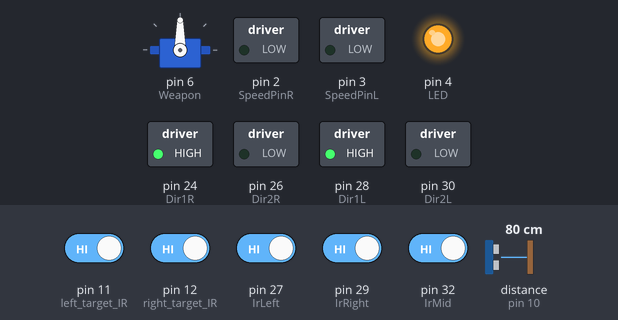
Bench run of a sketch on a simulated Arduino Mega 2560, built with avr-gcc and run on an emulated ATmega2560. Parts: servo, switched loads named in the sketch (green lamp = pin HIGH), output pins drawn as LEDs (lit = HIGH). Dashed ring = blinking. The test bench sets the inputs (shaded band); at power-on: pin 11 (left_target_IR), pin 12 (right_target_IR), pin 27 (IrLeft), pin 29 (IrRight), pin 32 (IrMid) HIGH, distance to the obstacle (sensor on pin 10) 80 cm. The echo pulse lasts 58.3 µs per cm; random numbers use the default seed unless the sketch sets one; pins used as bus, display or sensor lines are not drawn; what the sketch prints to the serial monitor is not drawn.

Above: at 4.2 s.
4.3 s: distance to the obstacle (sensor on pin 10) set to 12 cm
18.3 s: distance to the obstacle (sensor on pin 10) set to 9 cm
29.6 s: pin 29 (IrRight) driven LOW
At 34.2 s:
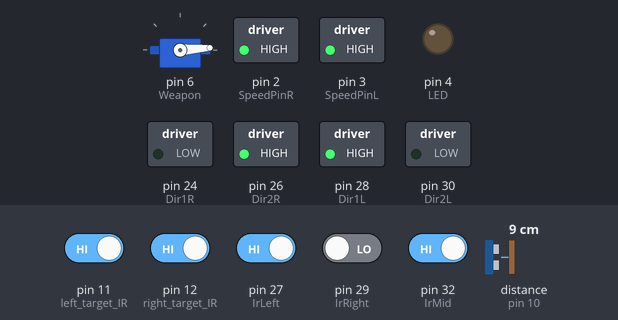
40.9 s: pin 27 (IrLeft) driven LOW
At 42.1 s:
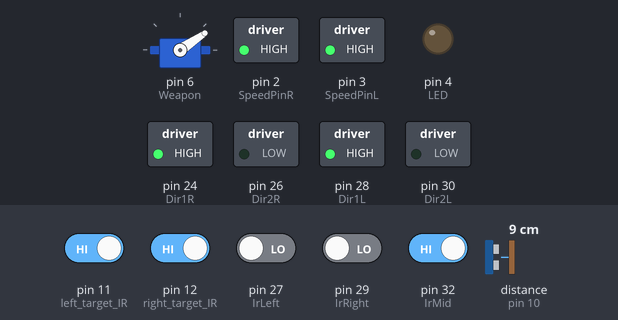
52.2 s: distance to the obstacle (sensor on pin 10) set to 120 cm
At 52.9 s:
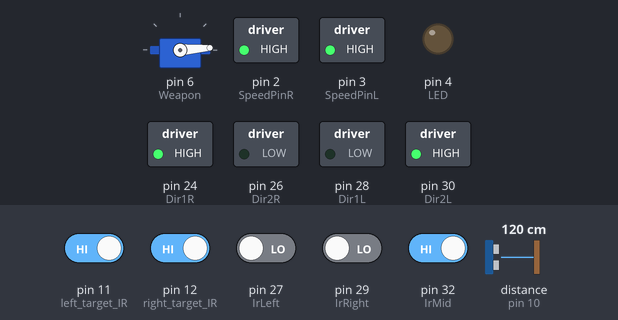
63.5 s: pin 29 (IrRight) driven HIGH
At 64.7 s:
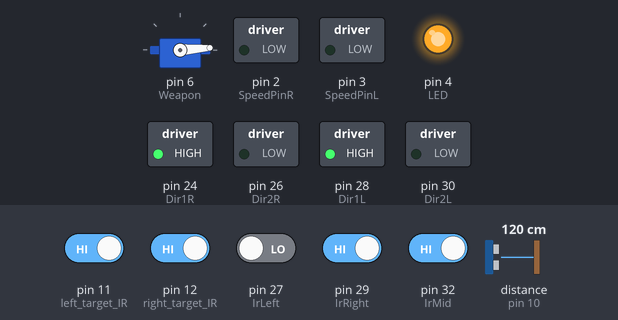
Timing chart, 0 to 66.5 s (numbered marks = the images above; inputs shaded):
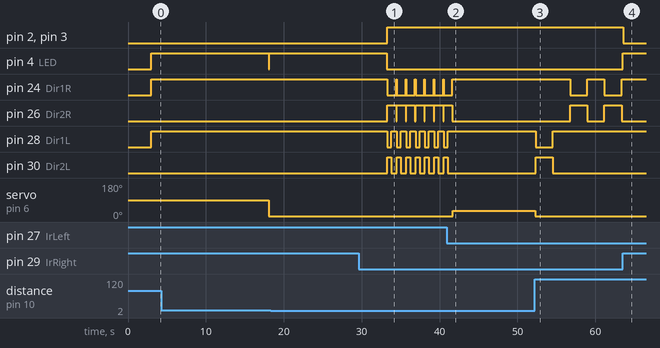

The sketch:

battlebot_comp2.ino
```cpp
//initialize Ultrasonic sensor

#include <Servo.h>
const int trigPin = 9;
const int echoPin = 10;
float duration, distance;
int Var;
int CheckTime;
int CurTime;
double track_width;
double wheel_circumference;
int max_rpm = 100;
int weaponMap;


Servo Weapon;
int myServoRight;

//initialize drive motors
const int SpeedPinR = 2;
const int SpeedPinL = 3;
const int Dir1R = 24;
const int Dir2R = 26;
const int Dir1L = 28;
const int Dir2L = 30;
const int LED = 4;

const int left_target_IR =11;
const int right_target_IR = 12;

//initialize IR sensors
const int IrRight = 29;  // Right side line detection
const int IrLeft = 27;   //Left side line detection
const int IrMid = 32;
// Mid line detection

//timers
uint32_t hstimer =0;
uint32_t watchDogTimer =0;
uint32_t leftIRTimer = 3005;
uint32_t midIRTimer = 3005;
uint32_t rightIRTimer = 3005;
uint32_t timer = 0;

float randInt = 0;
int counter = 0;

//deltat macro
#define DELTAT(_nowtime, _thentime) ((_thentime > _nowtime) ? ((0xffffffff - _thentime) + _nowtime) : (_nowtime - _thentime))


void setup() {
  pinMode(IrRight, INPUT);
  pinMode(IrLeft, INPUT);
  pinMode(IrMid, INPUT);
  pinMode(SpeedPinR, OUTPUT);
  pinMode(Dir1R, OUTPUT);
  pinMode(Dir2R, OUTPUT);
  pinMode(SpeedPinL, OUTPUT);
  pinMode(Dir1L, OUTPUT);
  pinMode(Dir2L, OUTPUT);
  pinMode(trigPin, OUTPUT);
  pinMode(echoPin, INPUT);
  pinMode(LED,OUTPUT);

  pinMode(left_target_IR, INPUT);
  pinMode(right_target_IR,INPUT);

  double track_width = 0.3; //m
  double wheel_circumference = 0.2042039120408256;  //m
  Weapon.attach(6);
  Serial.begin(9600);
  delay(3000);
}

void loop() {
  // 1 => line detected
  uint32_t nowtime = millis();
  bool IrArray[3] = {digitalRead(IrLeft), digitalRead(IrMid), digitalRead(IrRight)};
  //start shutoff timer:
  //start IR value timers

  if (IrArray[1] == 1){

    leftIRTimer = millis();
    }
  if (IrArray[2] == 1){
    midIRTimer = millis();
    }
  if (IrArray[3] == 1){
    rightIRTimer = millis();
    }

  if (DELTAT(nowtime,leftIRTimer) < 3000 && DELTAT(nowtime, midIRTimer) < 3000 && DELTAT(nowtime, rightIRTimer) < 3000)
      {
        // light LED and buzz

        //while loop to shutoff motor

        Serial.println("watchdog triggered");
        digitalWrite(LED, HIGH);
        timer = millis();
        while (true){
          if (DELTAT(timer, nowtime) > 15000){
            Serial.println("watchdog ended");
            break;
            }
          cmdvel(0,0);
          timer = millis();

          }
         digitalWrite(LED, LOW);


      }
      // if no line has been detected in last 10 sec, shutdown
      /*
  if (DELTAT(nowtime,leftIRTimer) > 10000 && DELTAT(nowtime, midIRTimer) > 10000 && DELTAT(nowtime, rightIRTimer) > 3000)
      {
        // light LED and buzz

        //while loop to shutoff motor

        Serial.println("watchdog triggered");
        digitalWrite(LED, HIGH);
        timer = millis();
        while (true){
          if (DELTAT(timer, nowtime) > 30000){
            Serial.println("watchdog ended");
            break;
            }
          cmdvel(0,0);
          timer = millis();

          }
         digitalWrite(LED, LOW);


      }

*/
  // {left, mid, right}
  //get time

  //float loopstart = millis();
  switch (ReadDist()) {

    case 1:
    // object close-> attack until out of bounds
      if (!IrArray[0] && !IrArray[2]){
        RunWeapon(true);
        cmdvel(1,0);

        }
      else{
          //function to determine how to avoid boundary
          avoidBound(IrArray);

          }
      //println(1);
      break;
    case 2:
      RunWeapon(false);
      //StraightF();
      // object detected -> drive to object
      if (!IrArray[0] && !IrArray[2]){

        cmdvel(1,0);
        break;
        }
      else{
          //function to determine how to avoid boundary
          avoidBound(IrArray);
          break;
          }
      //Serial.println(2);
      break;
    case 3:
    RunWeapon(false);
       // random movement
      if (!IrArray[0] && !IrArray[2]){
        // if deltaT > 2 s, send new rand motion

       // if it's been > 2.2 seconds since last random motion, send new one
       if (DELTAT(nowtime,hstimer) >= 2200)
      {
        hstimer = nowtime;
        //float randInt1 = random(0,1);
        int switch_cmd  = counter%2;
        if (switch_cmd == 0){
          // random number to send pos or neg ang velocity
          int posOrNeg = random(0,10);
          if (posOrNeg > 5){
            // random ang vel between 70 and 150 ( to make more aggressive spinning motions)
            randInt = random(70,150);
            }
           else{
              randInt = -random(70,150);
             }
        }
        else{
          randInt = 0;
         }
        counter++;
        //Serial.println("random: ");
        //Serial.println(randInt);
        cmdvel(switch_cmd,randInt/100);
      }
        }
      else{
          //function to determine how to avoid boundary
          avoidBound(IrArray);
          }
  }

}

void RunWeapon(bool pos){
  Serial.println("run weapon: ");
  Serial.println(pos);
  if (pos == false){Weapon.write(map(5, 0, 100, 0, 90));}
  else{Weapon.write(map(38, 0, 100, 0, 90));}
}


int ReadDist() {
  digitalWrite(trigPin, LOW);
  delayMicroseconds(2);
  digitalWrite(trigPin, HIGH);
  digitalWrite(trigPin, LOW);
  duration = pulseIn(echoPin, HIGH);
  distance = (duration * .0343) / 2;  //multipy duration by speed of sound and divide by 2 because it has to travel the distance twice
  //Serial.println("read distance");
  //Serial.println("read distance");
  //Serial.println(distance);
  boolean left_target = digitalRead(left_target_IR);
  boolean right_target = digitalRead(right_target_IR);
  if (distance < 10) {
    Var = 1;
  } else if (distance >= 10 && distance < 70) {
    Var = 2;
  } else if (distance >= 70) {
    Var = 3;
  }
  return (Var);
}
/*
void Spin() {
  int check = 1;
  CheckTime = millis();  //Allows for button to start the program
  while (check == 1) {
    CurTime = millis();
    RightFor();
    LeftBack();
    analogWrite(SpeedPinR, 255);
    analogWrite(SpeedPinL, 255);
    Serial.println("Spin");
    ReadDist();
    if (ReadDist() == 1 || ReadDist() == 2) {
      check = 0;
    } else if (CurTime - CheckTime > 2000) {
      Serial.println("spinForward");
      RightFor();
      LeftFor();
      analogWrite(SpeedPinL, 255);
      analogWrite(SpeedPinR, 255);
      delay(500);
      check = 0;
    }
  }

}
*/

/// ---------------
// cmdvel

void cmdvel(float lin, float ang){

    float max_lin_speed = 1.0; // Replace with actual value
    float max_ang_speed = 1; // Replace with actual value
    float scaled_lin_speed = lin / max_lin_speed;
    float scaled_ang_speed = ang / max_ang_speed;
    Serial.println("lin: ");
    Serial.println(scaled_lin_speed);


    // Calculate motor power commands
    int32_t right_power = (scaled_lin_speed + scaled_ang_speed) * 255.0;
    int32_t left_power = (scaled_lin_speed - scaled_ang_speed) * 255.0;


    // Limit motor power commands to between 0 and 255
    right_power = constrain(right_power, -255, 255);
    left_power = constrain(left_power, -255, 255);

     Serial.println("right_power: ");
        Serial.println(right_power);
        Serial.println("left_power: ");
        Serial.println(left_power);

        //send right command


         analogWrite(SpeedPinR, abs(right_power));
         if (right_power < 0){
            digitalWrite(Dir1R, LOW);
            digitalWrite(Dir2R, HIGH);
            //Serial.println("right_power < 0: ");
          }
          else{
            digitalWrite(Dir1R, HIGH);
            digitalWrite(Dir2R, LOW);
            //Serial.println("right_power > 0: ");
            }

        //send left command
         analogWrite(SpeedPinL, abs(left_power));
         if (left_power < 0){
            digitalWrite(Dir1L, LOW);
            digitalWrite(Dir2L, HIGH);
            Serial.println("left_power < 0: ");
          }
          else{
            digitalWrite(Dir1L, HIGH);
            digitalWrite(Dir2L, LOW);
            Serial.println("left_power > 0: ");
           }
}

void avoidBound(bool IrArray[3]) {
  // convert to binary number
  int binary = IrArray[2] + 2 * IrArray[1] + 4 * IrArray[0];
  Serial.println(IrArray[2]);
  Serial.println(IrArray[1]);
  Serial.println(IrArray[0]);

  switch (binary) {
    // 0,0,0
    case 0: {
      cmdvel(-1,0);
      break;
    }
    //0,0,1
    case 1: {
      Serial.println("avoid");
      cmdvel(-1.0,0);
      delay(400);
      cmdvel(0,1);
      delay(random(800,1200));
      cmdvel(1,0);
      delay(500);
      break;
    }
    // 0,1,0
    case 2: {
      //ReverseAndSpin();
      cmdvel(-1.0,0);
      delay(700);
      cmdvel(0,1);
      delay(500);
      cmdvel(1,0);
      Serial.println("avoid");
      break;


    }
    // 0,1,1
    case 3: {
      cmdvel(-1.0,0);
      delay(600);
      cmdvel(0,1);
      delay(random(500,700));
      cmdvel(1,0);
      delay(300);
      Serial.println("avoid");
      break;

    }
    //1,0,0
    case 4: {
      // turn right
      cmdvel(-1.0,0);
      delay(600);
      cmdvel(0.0,-1.0);
      delay(500);

      cmdvel(1,0);
     Serial.println("avoid");
      break;
    }
    // 1,0,1
    case 5: {
      Serial.println("avoid");
      cmdvel(-1,0);
      delay(1000);
      cmdvel(0,-1);
      delay(600);
      cmdvel(1,0);
      break;
    }
    // 1,1,0
    case 6: {
      cmdvel(-1,0);
      delay(500);
      cmdvel(0.0,-1.0);
      delay(600);
      cmdvel(1.0,0.0);
      Serial.println("avoid");

      break;
    }
    default: {
      Serial.println("Invalid IR sensor values");
      break;
    }
  }
}
```

Measured:
- after the input at 29.6 s, pin 2 (SpeedPinR), pin 3 (SpeedPinL): LOW → HIGH after 3.7 s
- after the input at 40.9 s, servo on pin 6 (Weapon): 4° → 34° after 0.78 s
- after the input at 52.2 s, pin 24 (Dir1R), pin 26 (Dir2R): alternates HIGH for 2.2 s and LOW for 2.2 s, starting after 4.5 s; pin 28 (Dir1L): HIGH → LOW after 0.12 s, → HIGH 2.2 s later; pin 30 (Dir2L): LOW → HIGH after 0.12 s, → LOW 2.2 s later; servo on pin 6 (Weapon): 34° → 4° after 0.06 s
- after the input at 63.5 s, pin 4 (LED): LOW → HIGH at once
